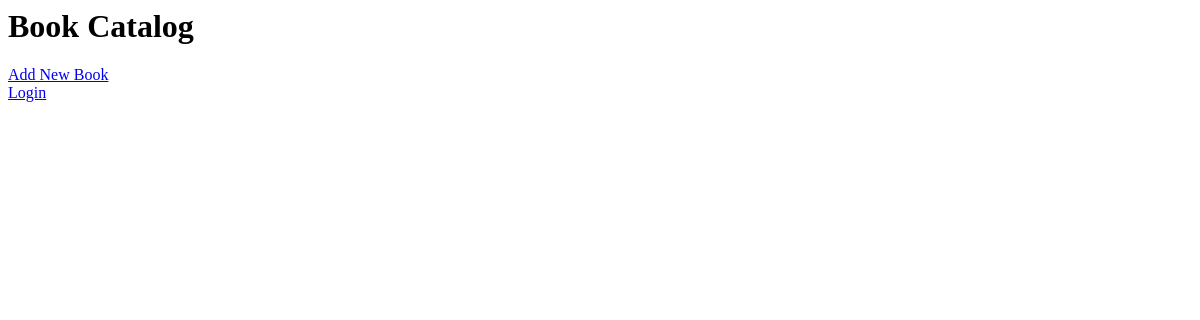
The app's page /, older data.
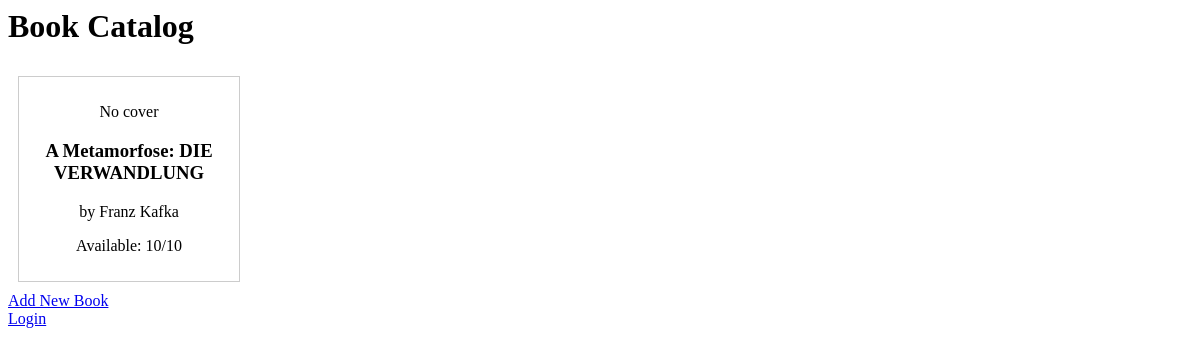
The same page, newer data.
### catalog/models.py (models this page shows, shortened)
class Book(models.Model):
    title = models.CharField(max_length=200)
    author = models.CharField(max_length=100)
    isbn = models.CharField(max_length=13, unique=True)
    total_copies = models.PositiveIntegerField(default=1)
    available_copies = models.PositiveIntegerField(default=0)
    cover_image = models.ImageField(upload_to='book_covers/', blank=True, null=True)  # ← novo

### catalog/views.py (the view)
# urls.py: path('', catalog_views.book_list, name='book_list'),
def book_list(request):
    books = Book.objects.all()
    return render(request, 'catalog/book_list.html', {'books': books})

### library/templates/catalog/book_list.html (shortened to what this page needs)
<h1>Book Catalog</h1>
<div style="display: flex; flex-wrap: wrap;">
  {% for book in books %}
    <div style="border: 1px solid #ccc; padding: 10px; margin: 10px; width: 200px; text-align: center;">
      {% if book.cover_image %}
        <img src="{{ book.cover_image.url }}" alt="Cover for {{ book.title }}" style="max-width: 150px; max-height: 200px;">
      {% else %}
        <p>No cover</p>
      {% endif %}
      <h3>{{ book.title }}</h3>
      <p>by {{ book.author }}</p>
      <p>Available: {{ book.available_copies }}/{{ book.total_copies }}</p>
    </div>
  {% endfor %}
</div>
<a href="{% url 'add_book' %}">Add New Book</a>
<a href="{% url 'login' %}">Login</a>

Row changes from the older to the newer data that the page shows:
added Book: shows "No cover", title "A Metamorfose: DIE VERWANDLUNG", author "Franz Kafka", available_copies "10", total_copies "10"
